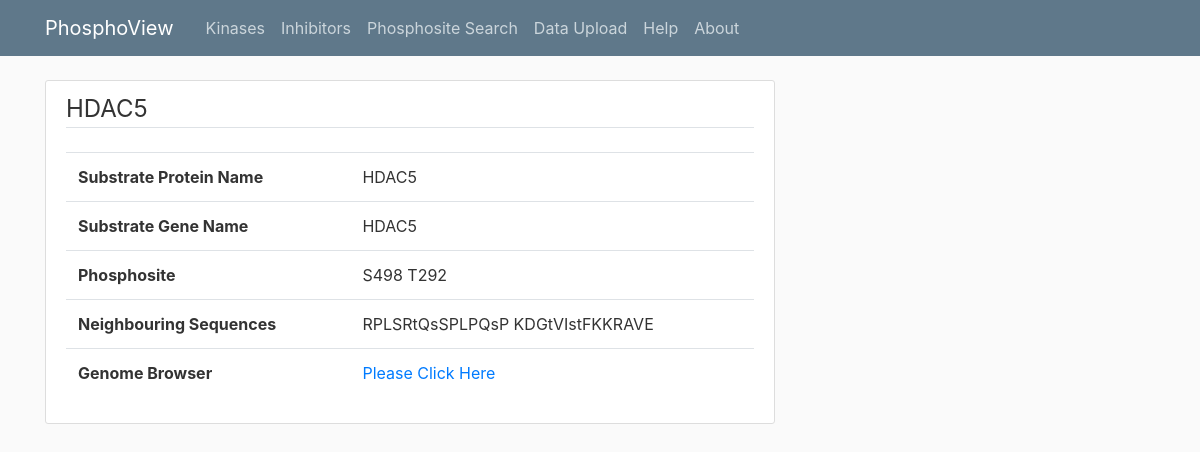
The page /Phosphosite_result/HDAC5 on the database its author committed.
### Database/kinase_declarative.py (models this page shows)
class SubstrateMeta(Base):
    __tablename__ = 'substrate_meta'
    substrate_id = Column(Integer, primary_key = True)
    substrate_name = Column(String)
    substrate_gene_name = Column(String)
    substrate_uniprot_entry = Column(String)
    substrate_uniprot_number = Column(Integer)
    substrate_url = Column(String)
    def to_dict(self):
        output = {
                "substrate_id": self.substrate_id,
                "substrate_name": self.substrate_name,
                "substrate_gene_name": self.substrate_gene_name,
                "substrate_uniprot_entry": self.substrate_uniprot_entry,
                "substrate_uniprot_number": self.substrate_uniprot_number,
                "phosphosites": [phosphosite.to_dict() for phosphosite in self.phosphosites]
                }
        if self.substrate_url: #if the url is present
            output["substrate_url"] = self.substrate_url
        return output

class PhosphositeMeta(Base):
    __tablename__ = 'phosphosite_meta'
    phosphosite_meta_id = Column(Integer, primary_key=True)
    substrate_meta_id = Column(Integer, ForeignKey('substrate_meta.substrate_id'))
    substrate = relationship("SubstrateMeta", backref=backref('phosphosites', uselist=True))
    phosphosite = Column(String)
    chromosome = Column(Integer)
    karyotype_band = Column(String)
    strand = Column(Integer)
    start_position = Column(Integer)
    end_position = Column(Integer)
    neighbouring_sequences = Column(String)
    kinases = relationship('KinaseGeneMeta', secondary='kinase_phosphosite_relations')
    def to_dict(self):
        output = {
                "phosphosite_meta_id": self.phosphosite_meta_id,
                "substrate_meta_id": self.substrate_meta_id,
                "phosphosite": self.phosphosite,
                "chromosome": self.chromosome,
                "karyotype_band": self.karyotype_band,
                "strand": self.strand,
                "start_position": self.start_position,
                "end_position": self.end_position,
                "neighbouring_sequences": self.neighbouring_sequences,
                "kinases": self.get_kinase_list()
                }
        return output
    def get_kinase_list(self):
        return [kinase.gene_name for kinase in self.kinases]

### app.py (the view)
@app.route("/Phosphosite_result/<substrate_input>")
def results_by_substrate(substrate_input):
    substrate_info = get_substrate_phosphosites_from_substrate(substrate_input)
    return render_template('results_phosphosite.html', substrate_info=substrate_info)

### Database/kinase_functions.py (called while the page is built)
def get_substrate_phosphosites_from_substrate(substrate_input):
    substrate_query = s.query(SubstrateMeta).filter(or_(SubstrateMeta.substrate_gene_name==substrate_input, SubstrateMeta.substrate_name==substrate_input,\
                SubstrateMeta.substrate_uniprot_entry==substrate_input, SubstrateMeta.substrate_uniprot_number==substrate_input)).all()
    if substrate_query == []:
        return {}
    for substrate in substrate_query:
        return substrate.to_dict()

### templates/results_phosphosite.html (shortened to what this page needs)
{% extends "layout.html" %}
{% block content %}
<div class ="content-section">
        <legend class="border-bottom mb-4">{{substrate_info["substrate_name"]}}</legend>
<table class="table table-hover">
      <tr>
        <th scope="row">Substrate Protein Name</th>
        <td>{{substrate_info["substrate_name"]}}</td>
      </tr>
      <th scope="row">Substrate Gene Name</th>
        <td>{{substrate_info["substrate_gene_name"]}}</td>
      <th scope="row">Phosphosite</th>
        <td>{% for dict_item in substrate_info['phosphosites'] %}
                  {{dict_item['phosphosite']}}
                {% endfor %} </td>
   <th scope="row">Neighbouring Sequences</th>
        <td>{% for dict_item in substrate_info['phosphosites'] %}
                  {{dict_item['neighbouring_sequences']}}
                {% endfor %} </td>
     <th scope="row">Genome Browser</th>
        <td><a  target="_blank"
	href='{{substrate_info["substrate_url"]}}'>Please Click Here</a> </td>
    </table>
{% endblock content %}

### static/main.css (style rules this page uses)
body { background: #fafafa; color: #333333; margin-top: 5rem; }
.content-section { background: #ffffff; padding: 10px 20px; border: 1px solid #dddddd; border-radius: 3px; margin-bottom: 20px; }

### rows shown on the page
SubstrateMeta: substrate_name "HDAC5", substrate_gene_name "HDAC5"
PhosphositeMeta: phosphosite "S498", neighbouring_sequences "RPLSRtQsSPLPQsP"
PhosphositeMeta: phosphosite "T292", neighbouring_sequences "KDGtVIstFKKRAVE"
